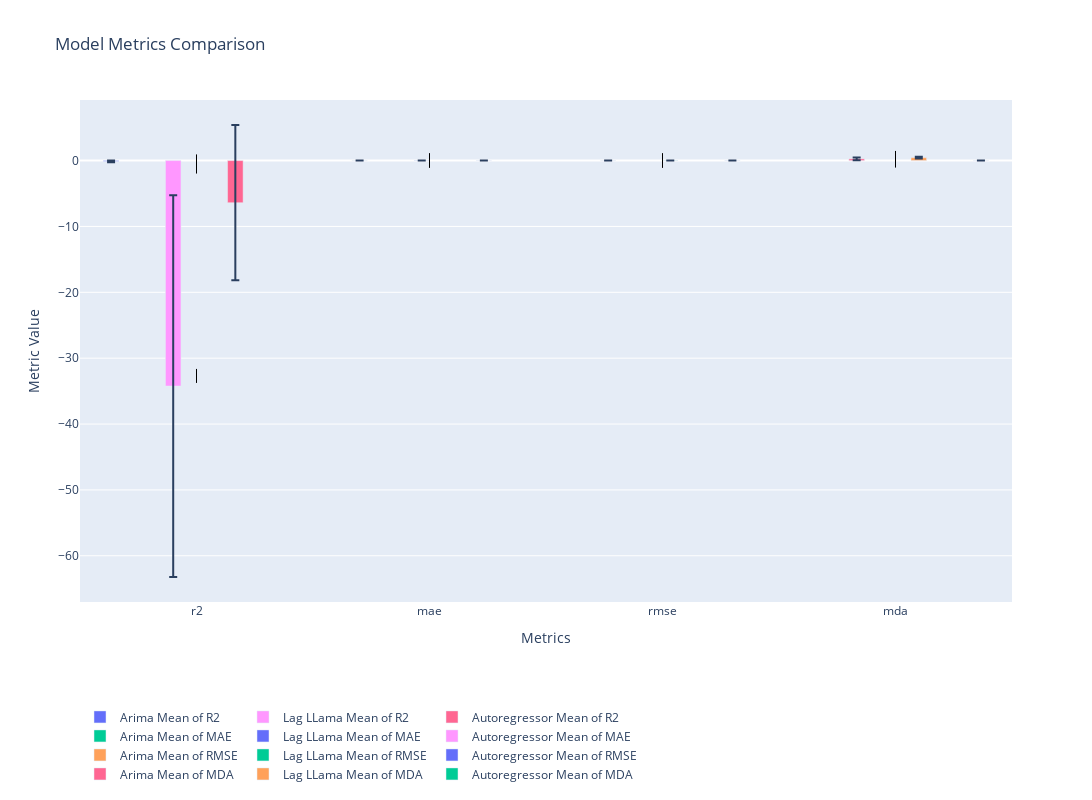

Here is the notebook cell this chart was saved with:
### Code cell
# Assuming 'r' is your list of dataframes
# Sample structure for 'r'
# r = [df1, df2, df3, ...]

# Model names
model_names = ['Arima', 'Lag LLama', 'Autoregressor']

# Extracting summary statistics for each model
summary_stats = {'model': [], 'metric': [], 'mean': [], 'median': [], 'std': []}
metrics = ['r2', 'mse', 'mae', 'rmse', 'mda']

for i, df in enumerate(s):
    for metric in metrics:
        summary_stats['model'].append(model_names[i])
        summary_stats['metric'].append(metric)
        summary_stats['mean'].append(df.loc['mean', metric])
        summary_stats['median'].append(df.loc['median', metric])
        summary_stats['std'].append(df.loc['std', metric])

summary_df = pd.DataFrame(summary_stats)

# Plotting
fig = go.Figure()

for model in model_names:
    for metric in metrics:
        # mse is too large for every model, so it hinders visualization
        if metric == "mse":
            continue

        metric_data = summary_df[(summary_df['model'] == model) & (summary_df['metric'] == metric)]
        fig.add_trace(go.Bar(
            x=[metric],
            y=metric_data['mean'],
            error_y=dict(type='data', array=metric_data['std'], visible=True),
            name=f'{model} Mean of {metric.upper()}',
            hovertext=f'{model}',
            hoverinfo='text+y',
            legendgroup=model
        ))

        # Adding median as a thick black line
        fig.add_trace(go.Scatter(
            x=[metric],
            y=metric_data['median'],
            mode='markers',
            marker=dict(color='black', size=10, symbol='line-ns-open'),
            name=f'{model} Median of {metric.upper()}',
            hoverinfo='skip',
            legendgroup=model,
            showlegend=False
        ))

# Updating layout
fig.update_layout(
    title='Model Metrics Comparison',
    barmode='group',
    xaxis=dict(title='Metrics'),
    yaxis=dict(title='Metric Value'),
    legend=dict(orientation='h', y=-0.2),
    height=800,
    width=1200
)

fig.show()

### Figure 1 — Plotly figure (JSON) as saved in the notebook; plotly's stock layout.template omitted (floating-point values rounded to 4 significant figures)
{"data": [{"error_y": {"array": [0.1307], "type": "data", "visible": true}, "hoverinfo": "text+y", "hovertext": "Arima", "legendgroup": "Arima", "name": "Arima Mean of R2", "type": "bar", "x": ["r2"], "y": [-0.1068]}, {"hoverinfo": "skip", "legendgroup": "Arima", "marker": {"color": "black", "size": 10, "symbol": "line-ns-open"}, "mode": "markers", "name": "Arima Median of R2", "showlegend": false, "type": "scatter", "x": ["r2"], "y": [-0.1264]}, {"error_y": {"array": [0.001729], "type": "data", "visible": true}, "hoverinfo": "text+y", "hovertext": "Arima", "legendgroup": "Arima", "name": "Arima Mean of MAE", "type": "bar", "x": ["mae"], "y": [0.003912]}, {"hoverinfo": "skip", "legendgroup": "Arima", "marker": {"color": "black", "size": 10, "symbol": "line-ns-open"}, "mode": "markers", "name": "Arima Median of MAE", "showlegend": false, "type": "scatter", "x": ["mae"], "y": [0.003741]}, {"error_y": {"array": [0.002391], "type": "data", "visible": true}, "hoverinfo": "text+y", "hovertext": "Arima", "legendgroup": "Arima", "name": "Arima Mean of RMSE", "type": "bar", "x": ["rmse"], "y": [0.005113]}, {"hoverinfo": "skip", "legendgroup": "Arima", "marker": {"color": "black", "size": 10, "symbol": "line-ns-open"}, "mode": "markers", "name": "Arima Median of RMSE", "showlegend": false, "type": "scatter", "x": ["rmse"], "y": [0.004959]}, {"error_y": {"array": [0.2271], "type": "data", "visible": true}, "hoverinfo": "text+y", "hovertext": "Arima", "legendgroup": "Arima", "name": "Arima Mean of MDA", "type": "bar", "x": ["mda"], "y": [0.26]}, {"hoverinfo": "skip", "legendgroup": "Arima", "marker": {"color": "black", "size": 10, "symbol": "line-ns-open"}, "mode": "markers", "name": "Arima Median of MDA", "showlegend": false, "type": "scatter", "x": ["mda"], "y": [0.15]}, {"error_y": {"array": [28.98], "type": "data", "visible": true}, "hoverinfo": "text+y", "hovertext": "Lag LLama", "legendgroup": "Lag LLama", "name": "Lag LLama Mean of R2", "type": "bar", "x": ["r2"], "y": [-34.23]}, {"hoverinfo": "skip", "legendgroup": "Lag LLama", "marker": {"color": "black", "size": 10, "symbol": "line-ns-open"}, "mode": "markers", "name": "Lag LLama Median of R2", "showlegend": false, "type": "scatter", "x": ["r2"], "y": [-32.69]}, {"error_y": {"array": [0.003942], "type": "data", "visible": true}, "hoverinfo": "text+y", "hovertext": "Lag LLama", "legendgroup": "Lag LLama", "name": "Lag LLama Mean of MAE", "type": "bar", "x": ["mae"], "y": [0.0219]}, {"hoverinfo": "skip", "legendgroup": "Lag LLama", "marker": {"color": "black", "size": 10, "symbol": "line-ns-open"}, "mode": "markers", "name": "Lag LLama Median of MAE", "showlegend": false, "type": "scatter", "x": ["mae"], "y": [0.02157]}, {"error_y": {"array": [0.004001], "type": "data", "visible": true}, "hoverinfo": "text+y", "hovertext": "Lag LLama", "legendgroup": "Lag LLama", "name": "Lag LLama Mean of RMSE", "type": "bar", "x": ["rmse"], "y": [0.02254]}, {"hoverinfo": "skip", "legendgroup": "Lag LLama", "marker": {"color": "black", "size": 10, "symbol": "line-ns-open"}, "mode": "markers", "name": "Lag LLama Median of RMSE", "showlegend": false, "type": "scatter", "x": ["rmse"], "y": [0.02252]}, {"error_y": {"array": [0.135], "type": "data", "visible": true}, "hoverinfo": "text+y", "hovertext": "Lag LLama", "legendgroup": "Lag LLama", "name": "Lag LLama Mean of MDA", "type": "bar", "x": ["mda"], "y": [0.44]}, {"hoverinfo": "skip", "legendgroup": "Lag LLama", "marker": {"color": "black", "size": 10, "symbol": "line-ns-open"}, "mode": "markers", "name": "Lag LLama Median of MDA", "showlegend": false, "type": "scatter", "x": ["mda"], "y": [0.4]}, {"error_y": {"array": [11.79], "type": "data", "visible": true}, "hoverinfo": "text+y", "hovertext": "Autoregressor", "legendgroup": "Autoregressor", "name": "Autoregressor Mean of R2", "type": "bar", "x": ["r2"], "y": [-6.398]}, {"hoverinfo": "skip", "legendgroup": "Autoregressor", "marker": {"color": "black", "size": 10, "symbol": "line-ns-open"}, "mode": "markers", "name": "Autoregressor Median of R2", "showlegend": false, "type": "scatter", "x": ["r2"], "y": [-0.906]}, {"error_y": {"array": [0.005271], "type": "data", "visible": true}, "hoverinfo": "text+y", "hovertext": "Autoregressor", "legendgroup": "Autoregressor", "name": "Autoregressor Mean of MAE", "type": "bar", "x": ["mae"], "y": [0.007982]}, {"hoverinfo": "skip", "legendgroup": "Autoregressor", "marker": {"color": "black", "size": 10, "symbol": "line-ns-open"}, "mode": "markers", "name": "Autoregressor Median of MAE", "showlegend": false, "type": "scatter", "x": ["mae"], "y": [0.006593]}, {"error_y": {"array": [0.005074], "type": "data", "visible": true}, "hoverinfo": "text+y", "hovertext": "Autoregressor", "legendgroup": "Autoregressor", "name": "Autoregressor Mean of RMSE", "type": "bar", "x": ["rmse"], "y": [0.009076]}, {"hoverinfo": "skip", "legendgroup": "Autoregressor", "marker": {"color": "black", "size": 10, "symbol": "line-ns-open"}, "mode": "markers", "name": "Autoregressor Median of RMSE", "showlegend": false, "type": "scatter", "x": ["rmse"], "y": [0.007887]}, {"error_y": {"array": [0], "type": "data", "visible": true}, "hoverinfo": "text+y", "hovertext": "Autoregressor", "legendgroup": "Autoregressor", "name": "Autoregressor Mean of MDA", "type": "bar", "x": ["mda"], "y": [0]}, {"hoverinfo": "skip", "legendgroup": "Autoregressor", "marker": {"color": "black", "size": 10, "symbol": "line-ns-open"}, "mode": "markers", "name": "Autoregressor Median of MDA", "showlegend": false, "type": "scatter", "x": ["mda"], "y": [0]}], "layout": {"barmode": "group", "height": 800, "legend": {"orientation": "h", "y": -0.2}, "title": {"text": "Model Metrics Comparison"}, "width": 1200, "xaxis": {"title": {"text": "Metrics"}}, "yaxis": {"title": {"text": "Metric Value"}}}}
